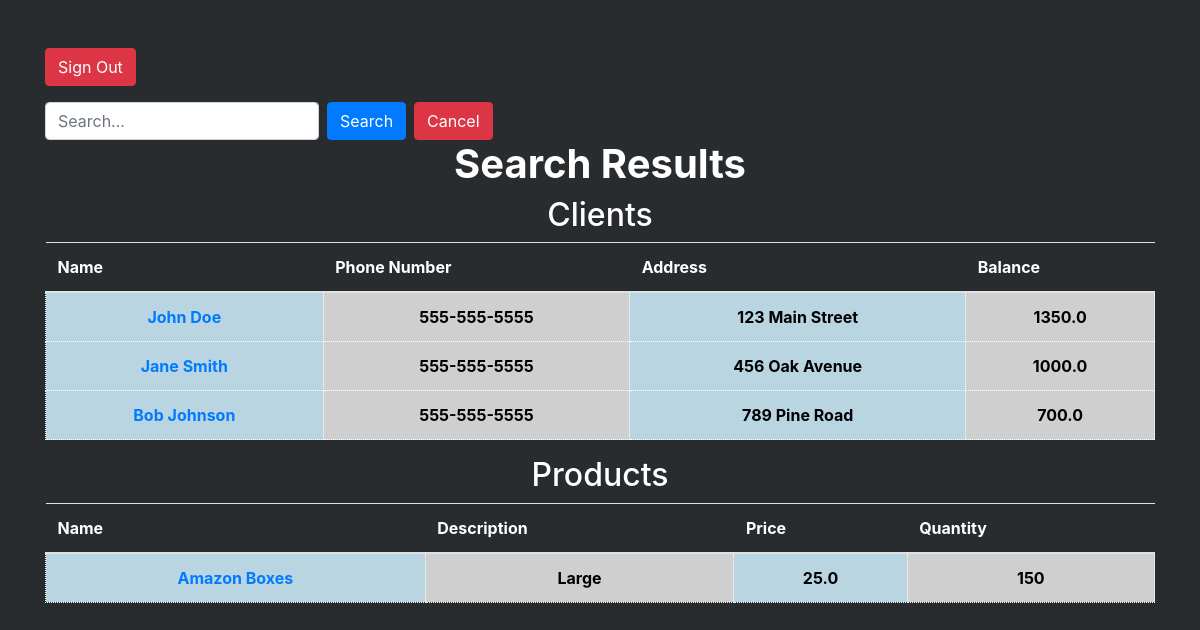
Before: /search with the older database file.
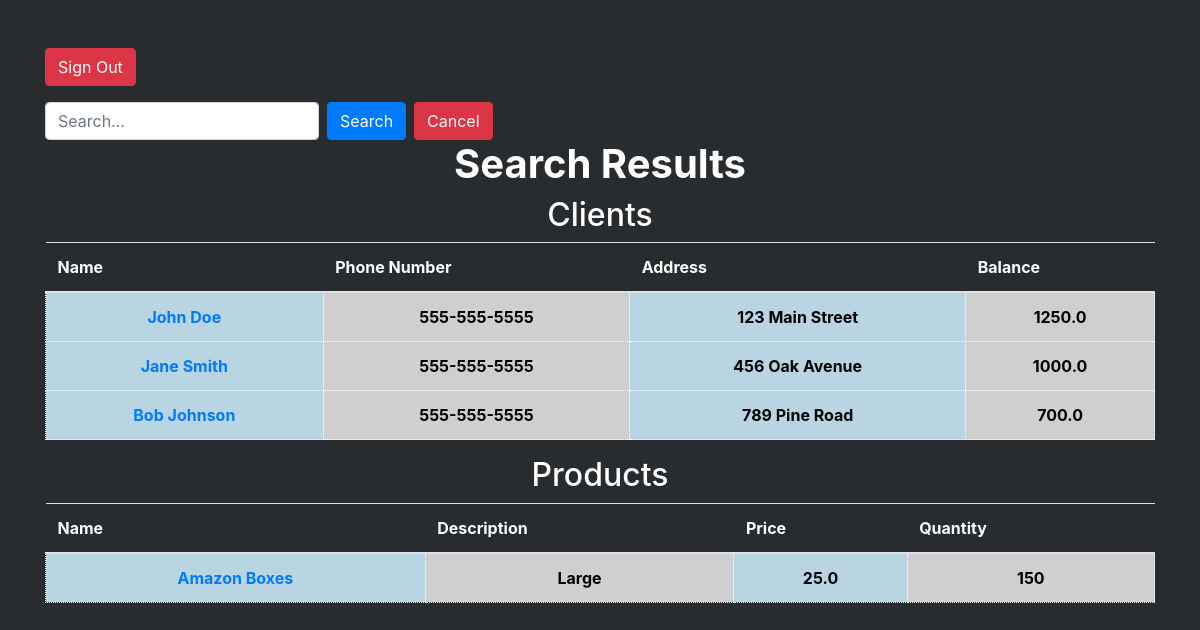
After: the same page with the newer database file.
### tables this page shows
CREATE TABLE "Clients" (
	"ClientID"	INTEGER,
	"Name"	TEXT NOT NULL,
	"PhoneNumber"	TEXT NOT NULL,
	"Address"	TEXT,
	"Balance"	REAL NOT NULL,
	PRIMARY KEY("ClientID" AUTOINCREMENT)
);

CREATE TABLE "Products" (
	"ProductID"	INTEGER NOT NULL UNIQUE,
	"Name"	TEXT NOT NULL UNIQUE,
	"Description"	TEXT,
	"Price"	REAL NOT NULL,
	"AvailableQuantity"	INTEGER,
	PRIMARY KEY("ProductID" AUTOINCREMENT)
);

### app.py (the view)
@app.route('/search', methods=['GET'])
def search():
    query = request.args.get('query', '')
    client_results = search_clients(query)
    product_results = search_products(query)
    return render_template('search.html', query=query, client_results=client_results, product_results=product_results)

### db_functions.py (called while the page is built)
def connect_db():
    try:
        return sqlite3.connect('SimpleStock.db', timeout=10)
    except sqlite3.Error as e:
        print(f"An error occurred while connecting to the database: {e}")
        return None

def search_clients(query):
    conn = connect_db()
    cursor = conn.cursor()
    cursor.execute("SELECT * FROM Clients WHERE Name LIKE ? OR PhoneNumber LIKE ?", ('%' + query + '%', '%' + query + '%'))
    results = cursor.fetchall()
    conn.close()
    return results

def search_products(query):
    conn = connect_db()
    cursor = conn.cursor()
    cursor.execute("SELECT * FROM Products WHERE Name LIKE ? OR Description LIKE ?", ('%' + query + '%', '%' + query + '%'))
    results = cursor.fetchall()
    conn.close()
    return results

### templates/search.html (shortened to what this page needs)
<!DOCTYPE html>
<html lang="en">
  <head>
    <link
      rel="stylesheet"
      href="{{ url_for('static', filename='style.css') }}"
    />
    <link
      href="https://stackpath.bootstrapcdn.com/bootstrap/4.5.2/css/bootstrap.min.css"
      rel="stylesheet"
    />
  </head>
  <body id="InvenStory_Body">
    <div class="container mt-5">
      <form action="/">
        <button type="submit" class="btn btn-danger">Sign Out</button>
      </form>
      <form action="/search" method="GET" class="form-inline mt-3">
        <input
          type="text"
          class="form-control mr-2"
          name="query"
          placeholder="Search..."
          value="{{ query }}"
        />
        <button type="submit" class="btn btn-primary">Search</button>
        <a href="/dashboard" class="btn btn-danger ml-2">Cancel</a>
      </form>
      <h1><strong>Search Results</strong></h1>
      {% if client_results %}
      <h2>Clients</h2>
      <table class="table">
        <thead>
          <tr>
            <th>Name</th>
            <th>Phone Number</th>
            <th>Address</th>
            <th>Balance</th>
          </tr>
        </thead>
        <tbody>
          {% for client in client_results %}
          <tr>
            <td id="tdOdd">
              <a href="{{ url_for('edit_client', client_id=client[0]) }}"
                ><strong>{{ client[1] }}</strong></a
              >
            </td>
            <td id="tdEven"><strong>{{ client[2] }}</strong></td>
            <td id="tdOdd"><strong>{{ client[3] }}</strong></td>
            <td id="tdEven"><strong>{{ client[4] }}</strong></td>
          </tr>
          {% endfor %}
        </tbody>
      </table>
      {% endif %} {% if product_results %}
      <h2>Products</h2>
      <table class="table">
        <thead>
          <tr>
            <th>Name</th>
            <th>Description</th>
            <th>Price</th>
            <th>Quantity</th>
          </tr>
        </thead>
        <tbody>
          {% for product in product_results %}
          <tr>
            <td id="tdOdd">
              <a href="{{ url_for('edit_product', product_id=product[0]) }}">
                <strong>{{ product[1] }}</strong>
              </a>
            </td>
            <td id="tdEven"><strong>{{ product[2] }}</strong></td>
            <td id="tdOdd"><strong>{{ product[3] }}</strong></td>
            <td id="tdEven"><strong>{{ product[4] }}</strong></td>
          </tr>
          {% endfor %}
        </tbody>
      </table>
      {% endif %}
    </div>
  </body>
</html>

### static/style.css (style rules this page uses)
html body { display: block; width: 100vw; background-color: rgb(41, 44, 47); }
h1, h2 { text-align: center; color: white !important; justify-content: center; }
th { border-bottom: solid black 2px; color: white; }
#tdOdd { background-color: #b9d5e2; color: black !important; border: solid white 1.5px; text-align: center; border-style: dotted; }
#tdEven { background-color: #cfcfcf; color: black !important; text-align: center; border: solid white 1.5px; border-style: dotted; }

Changed rows visible on the page:
changed Clients "John Doe": Balance "1350.0" → "1250.0"
